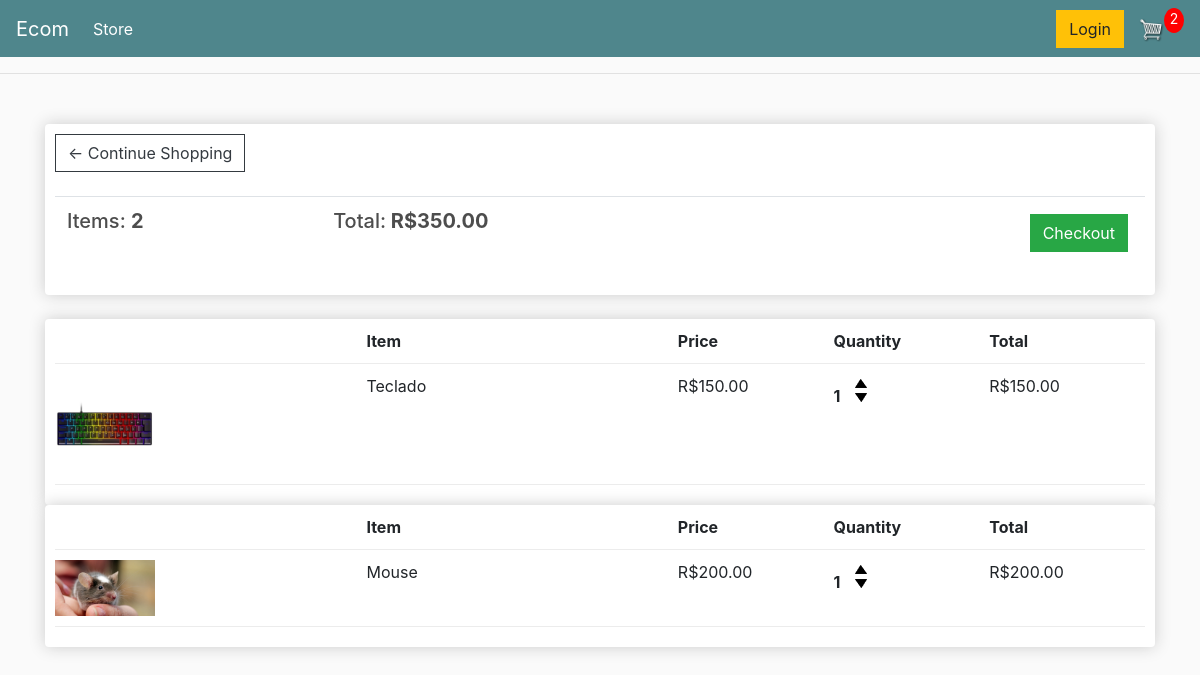
The page /cart/ (signed in) on the database as committed earlier.
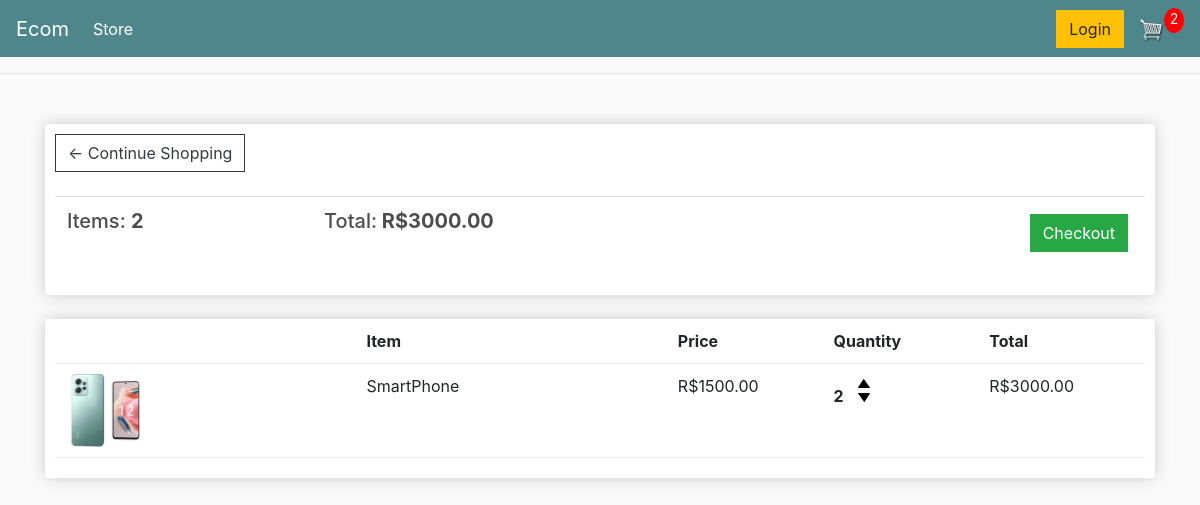
The same page on the database as committed later.
### store/models.py (models this page shows, shortened)
class Order(models.Model):
    customer= models.ForeignKey(Customer, on_delete=models.SET_NULL, null=True, blank=True)
    date_order = models.DateTimeField(auto_now_add=True)
    complete = models.BooleanField(default=False)
    transaction_id = models.CharField(max_length=100, null=True)
    @property
    def get_cart_total(self):
        orderitem = self.orderitem_set.all()
        total = sum([item.get_total for item in  orderitem])
        return total
    @property
    def get_cart_items(self):
        orderitem = self.orderitem_set.all()
        total = sum([item.quantity for item in  orderitem])
        return total

class OrderItem(models.Model):
    product = models.ForeignKey(Product, on_delete= models.SET_NULL, null=True)
    order = models.ForeignKey(Order, on_delete=models.SET_NULL, null= True)
    quantity = models.IntegerField(default=0, null= True, blank=True)
    date_added = models.DateTimeField(auto_now_add=True)
    @property
    def get_total(self):
        total = self.product.price * self.quantity
        return total

class Product(models.Model):
    name = models.CharField(max_length=200)
    price = models.FloatField()
    digital = models.BooleanField(default=False,null=True, blank=True)
    image  = models.ImageField(null=True, blank=True)
    @property
    def imageURL(self):
        try:
            url = self.image.url
        except:
            url = ''
        return url

### store/views.py (the view)
# urls.py: path('cart/', views.cart, name="cart"),
def cart(request):
     if request.user.is_authenticated:
          customer= request.user.customer
          order, created = Order.objects.get_or_create(customer=customer, complete=False)
          items = order.orderitem_set.all()
          cartItems = order.get_cart_items
     else:
          items = []
          order= {'get_cart_total':0,'get_cart_items':0}
          cartItems = order['get_cart_items']
     context = {'items':items, 'order':order,'cartItems':cartItems}
     return render(request, 'store/cart.html', context)

### store/templates/store/cart.html
{% extends 'store/main.html' %}
{% load static %}
{% block content %}
	<div class="row">
		<div class="col-lg-12">
			<div class="box-element">
				<a  class="btn btn-outline-dark" href="{% url 'store' %}">&#x2190; Continue Shopping</a>
				<br>
				<br>
				<table class="table">
					<tr>
						<th><h5>Items: <strong>{{order.get_cart_items}}</strong></h5></th>
						<th><h5>Total:<strong> R${{order.get_cart_total|floatformat:2}}</strong></h5></th>
						<th>
							<a  style="float:right; margin:5px;" class="btn btn-success" href="{% url 'checkout' %}">Checkout</a>
						</th>
					</tr>
				</table>
			</div>
			<br>
			{% for item in items %}
			<div class="box-element">
				<div class="cart-row">
					<div style="flex:2"></div>
					<div style="flex:2"><strong>Item</strong></div>
					<div style="flex:1"><strong>Price</strong></div>
					<div style="flex:1"><strong>Quantity</strong></div>
					<div style="flex:1"><strong>Total</strong></div>
				</div>
				<div class="cart-row">
					<div style="flex:2"><img class="row-image" src="{{item.product.imageURL}}"></div>
					<div style="flex:2"><p>{{item.product.name}}</p></div>
					<div style="flex:1"><p>R${{item.product.price|floatformat:2}}</p></div>
					<div style="flex:1">
						<p class="quantity">{{item.quantity}}</p>
						<div class="quantity">
							<img data-product="{{ item.product.id }}" data-action="add" class="chg-quantity update-cart" src="{% static 'images/arrow-up.png' %}">
							<img data-product="{{ item.product.id }}" data-action="remove" class="chg-quantity update-cart" src="{% static 'images/arrow-down.png' %}">
						</div>
					</div>
					<div style="flex:1"><p>R${{item.get_total|floatformat:2}}</p></div>
				</div>
			</div>
			{% endfor %}
		</div>
	</div>
{% endblock content %}

### store/templates/store/main.html (shortened to what this page needs)
<!DOCTYPE html>
{% load static %}
<html>
<head>
  <link rel="stylesheet" href="https://stackpath.bootstrapcdn.com/bootstrap/4.4.1/css/bootstrap.min.css"
 />
  <link rel="stylesheet" type="text/css" href="{% static 'css/main.css' %}" />
</head>
<body>
  <nav class="navbar navbar-expand-lg navbar-dark bg-dark">
    <a class="navbar-brand" href="{% url 'store' %}">Ecom</a>
    <div class="collapse navbar-collapse" id="navbarSupportedContent">
      <ul class="navbar-nav mr-auto">
        <li class="nav-item active">
          <a class="nav-link" href="{% url 'store' %}">Store <span class="sr-only">(current)</span></a>
        </li>
      </ul>
      <div class="form-inline my-2 my-lg-0">
        <a href="#" class="btn btn-warning">Login</a>
        <a href="{% url 'cart' %}">
          <img id="cart-icon" src="{% static 'images/cart.png' %}" />
        </a>
        <p id="cart-total">{{ cartItems }}</p>
      </div>
    </div>
  </nav>
  <hr />
  <div class="container">
    <br />
    {% block content %}
    {% endblock content %}
  </div>
</body>
</html>

### static/css/main.css (style rules this page uses)
body { background-color: hsl(0, 0%, 98%); }
h1,h2,h3,h4,h5,h6 { color:hsl(0, 0%, 30%); }
.box-element { box-shadow:hsl(0, 0%, 80%) 0 0 16px; background-color: #fff; border-radius: 4px; padding: 10px; }
.bg-dark { background-color: #4f868c!important; }
#cart-icon { width:25px; display: inline-block; margin-left: 15px; }
#cart-total { display: block; text-align: center; color:#fff; background-color: red; width: 20px; height: 25px; border-radius: 50%; font-size: 14px; }
.col-lg-4, .col-lg-6, .col-lg-8, .col-lg-12 { margin-top: 10px; }
.btn { border-radius: 0; }
.row-image { width: 100px; }
.cart-row { display: flex; align-items: flex-stretch; padding-bottom: 10px; margin-bottom: 10px; border-bottom: 1px solid #ececec; }
.quantity { display: inline-block; font-weight: 700; padding-right:10px; }
.chg-quantity { width: 12px; cursor: pointer; display: block; margin-top: 5px; transition:.1s; }

Rows that differ between the two databases and show on the page:
removed OrderItem: product.imageURL (picture), product.name "Teclado", product.price "150.00", quantity "1", get_total "150.00"
removed OrderItem: product.imageURL (picture), product.name "Mouse", product.price "200.00", quantity "1", get_total "200.00"
computed for Order: get_cart_total "350.00" → "3000.00"
added OrderItem: product.imageURL (picture), product.name "SmartPhone", product.price "1500.00", quantity "2", get_total "3000.00"
